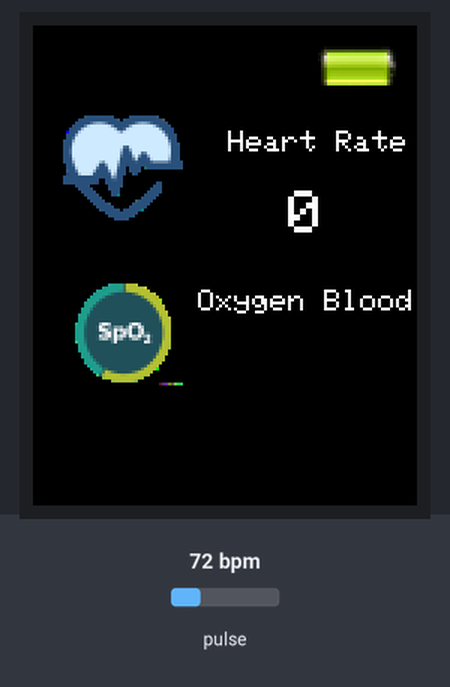
Bench run of a sketch on a simulated ESP32. Parts: 128×160 colour display. The test bench sets the inputs (shaded band); at power-on: pulse 72 bpm. What the sketch prints to the serial monitor is not drawn.

Above: at 0.2 s.
At 4.3 s:
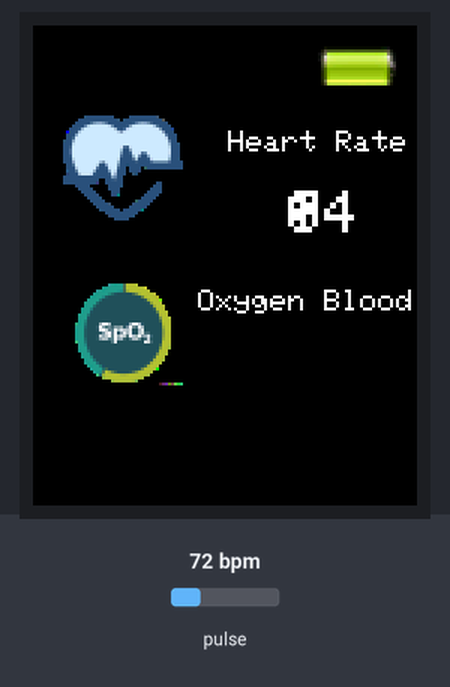
At 6.3 s:
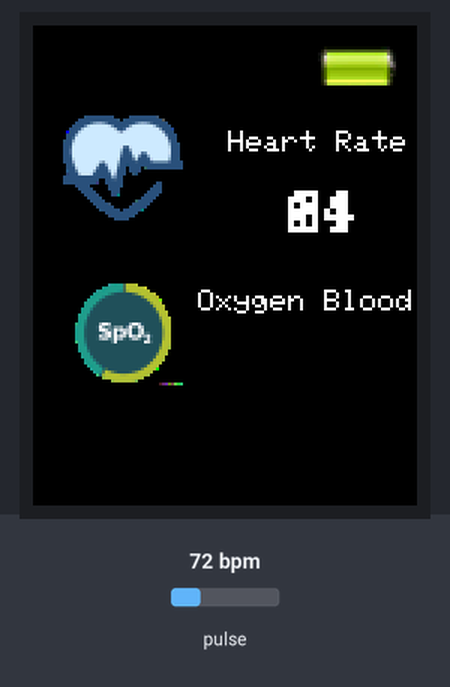
At 10.3 s:
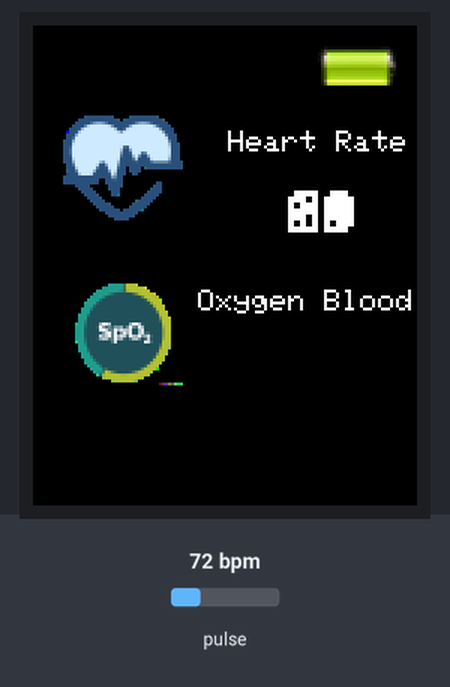

Measured:
- what the display in image 1 shows lasts 2.0 s, from 4.2 s to 6.2 s

The sketch:

TFT_1.4_ST7735.ino
```cpp
#include <Adafruit_GFX.h> // Core graphics library
#include <Adafruit_ST7735.h> // Hardware-specific library for ST7735
#include <SPI.h>

#include "icons.h"
// These pins will also work for the 1.8" TFT shield

#include <Wire.h>
#include "MAX30105.h"
#include "heartRate.h"

MAX30105 particleSensor;

//ESP32-WROOM
#define TFT_DC 12 //A0
#define TFT_CS 13 //CS
#define TFT_MOSI 14 //SDA
#define TFT_CLK 27 //SCK
#define TFT_RST 23
#define TFT_MISO 0

Adafruit_ST7735 tft = Adafruit_ST7735(TFT_CS, TFT_DC, TFT_MOSI, TFT_CLK, TFT_RST);

const byte RATE_SIZE = 4; //Increase this for more averaging. 4 is good.
byte rates[RATE_SIZE]; //Array of heart rates
byte rateSpot = 0;
long lastBeat = 0; //Time at which the last beat occurred

float beatsPerMinute;
int beatAvg;

void setup(void)
{
  Serial.begin(115200);
  Serial.println("Initializing...");

  tft.initR(INITR_BLACKTAB);
  tft.setRotation(0);
  tft.fillScreen(ST7735_BLACK);
  //tft.fillScreen(ST7735_WHITE);

  tft.setCursor(65,35);
  tft.setTextColor(ST7735_WHITE);
  tft.setTextSize(1);
  tft.print("Heart Rate");

  tft.setCursor(55,88);
  tft.setTextColor(ST7735_WHITE);
  tft.setTextSize(1);
  tft.print("Oxygen Blood");

  int h1 = 20,w1 = 123, row1, col1, buffidx1=0;
  for (row1=5; row1<h1; row1++)
  { // For each scanline...
    for (col1=93; col1<w1; col1++)
    { // For each pixel...
      //To read from Flash Memory, pgm_read_XXX is required.
      //Since image is stored as uint16_t, pgm_read_word is used as it uses 16bit address
      tft.drawPixel(col1, row1, pgm_read_word(fullbattery + buffidx1));
      buffidx1++;
    } // end pixel
  }

  int h = 65,w = 50, row, col, buffidx=0;
  for (row=30; row<h; row++)
  { // For each scanline...
    for (col=10; col<w; col++)
    { // For each pixel...
      //To read from Flash Memory, pgm_read_XXX is required.
      //Since image is stored as uint16_t, pgm_read_word is used as it uses 16bit address
      tft.drawPixel(col, row, pgm_read_word(heart + buffidx));
      buffidx++;
    } // end pixel
  }

  int h2 = 120,w2 = 50, row2, col2, buffidx2=0;
  for (row2=85; row2<h2; row2++)
  { // For each scanline...
    for (col2=10; col2<w2; col2++)
    { // For each pixel...
      //To read from Flash Memory, pgm_read_XXX is required.
      //Since image is stored as uint16_t, pgm_read_word is used as it uses 16bit address
      tft.drawPixel(col2, row2, pgm_read_word(oxygen + buffidx2));
      buffidx2++;
    } // end pixel
  }

// Initialize sensor
  if (!particleSensor.begin(Wire, I2C_SPEED_FAST)) //Use default I2C port, 400kHz speed
  {
    Serial.println("MAX30105 was not found. Please check wiring/power. ");
    while (1);
  }
  Serial.println("Place your index finger on the sensor with steady pressure.");

  particleSensor.setup(); //Configure sensor with default settings
  particleSensor.setPulseAmplitudeRed(0x0A); //Turn Red LED to low to indicate sensor is running
  particleSensor.setPulseAmplitudeGreen(0); //Turn off Green LED

}
char _buffer[7];
void loop()
{
  long irValue = particleSensor.getIR();

  if (checkForBeat(irValue) == true)
  {
    //We sensed a beat!
    long delta = millis() - lastBeat;
    lastBeat = millis();

    beatsPerMinute = 60 / (delta / 1000.0);

    if (beatsPerMinute < 255 && beatsPerMinute > 20)
    {
      rates[rateSpot++] = (byte)beatsPerMinute; //Store this reading in the array
      rateSpot %= RATE_SIZE; //Wrap variable

      //Take average of readings
      beatAvg = 0;
      for (byte x = 0 ; x < RATE_SIZE ; x++)
        beatAvg += rates[x];
        beatAvg /= RATE_SIZE;
    }
  }

  Serial.print("IR=");
  Serial.print(irValue);
  Serial.print(", BPM=");
  Serial.print(beatsPerMinute);
  Serial.print(", Avg BPM=");
  Serial.print(beatAvg);

  if (irValue < 50000)
  {
    Serial.print(" No finger?");
    Serial.println();
  }
  tft.setCursor(85,55);
  tft.setTextColor(ST7735_WHITE);
  tft.setTextSize(2);
  tft.print(beatAvg);
  delay(2000);
}
```

Source omitted: icons.h (data table, 37835 bytes)
